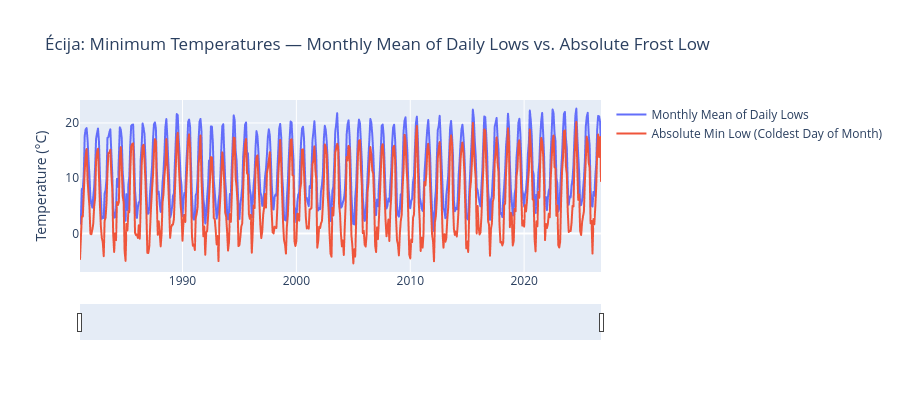

The notebook cell this image was saved under:
### Code cell
plot_series_interactive(
    df=écija_monthly,
    columns=['t2m_min_mean', 't2m_min_low'],
    title="Écija: Minimum Temperatures — Monthly Mean of Daily Lows vs. Absolute Min Low",
    ylabel="Temperature (°C)",
    labels={
        't2m_min_mean': 'Monthly Mean of Daily Lows',
        't2m_min_low': 'Absolute Min Low (Coldest Day of Month)'
    }
)

### Figure 1 — Plotly figure (JSON) as saved in the notebook; plotly's stock layout.template omitted (floating-point values rounded to 4 significant figures; data arrays with more than 128 entries replaced by an {"elided": "..."} marker saying what was removed)
{"data": [{"hovertemplate": "%{y:.2f}<extra>%{fullData.name}</extra>", "legendgroup": "Monthly Mean of Daily Lows", "line": {"color": "#636efa", "dash": "solid"}, "marker": {"symbol": "circle"}, "mode": "lines", "name": "Monthly Mean of Daily Lows", "showlegend": true, "type": "scattergl", "x": {"elided": "550 str values"}, "xaxis": "x", "y": {"elided": "550 float values"}, "yaxis": "y"}, {"hovertemplate": "%{y:.2f}<extra>%{fullData.name}</extra>", "legendgroup": "Absolute Min Low (Coldest Day of Month)", "line": {"color": "#EF553B", "dash": "solid"}, "marker": {"symbol": "circle"}, "mode": "lines", "name": "Absolute Min Low (Coldest Day of Month)", "showlegend": true, "type": "scattergl", "x": {"elided": "550 str values"}, "xaxis": "x", "y": {"elided": "550 float values"}, "yaxis": "y"}], "layout": {"height": 420, "hovermode": "x unified", "legend": {"title": {"text": ""}, "tracegroupgap": 0}, "title": {"text": "Écija: Minimum Temperatures — Monthly Mean of Daily Lows vs. Absolute Frost Low"}, "xaxis": {"anchor": "y", "domain": [0, 1], "hoverformat": "%b %Y", "rangeslider": {"visible": true}, "title": {"text": ""}}, "yaxis": {"anchor": "x", "domain": [0, 1], "title": {"text": "Temperature (°C)"}}}}
